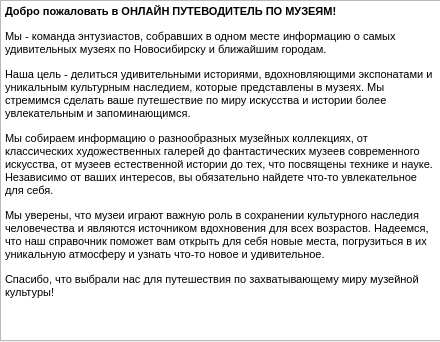
<?xml version="1.0" encoding="UTF-8"?>
<ui version="4.0">
 <class>About_us</class>
 <widget class="QWidget" name="About_us">
  <property name="geometry">
   <rect>
    <x>0</x>
    <y>0</y>
    <width>440</width>
    <height>342</height>
   </rect>
  </property>
  <property name="windowTitle">
   <string>О нас</string>
  </property>
  <widget class="QTextEdit" name="textEdit">
   <property name="geometry">
    <rect>
     <x>0</x>
     <y>0</y>
     <width>441</width>
     <height>341</height>
    </rect>
   </property>
   <property name="html">
    <string>&lt;!DOCTYPE HTML PUBLIC &quot;-//W3C//DTD HTML 4.0//EN&quot; &quot;http://www.w3.org/TR/REC-html40/strict.dtd&quot;&gt;
&lt;html&gt;&lt;head&gt;&lt;meta name=&quot;qrichtext&quot; content=&quot;1&quot; /&gt;&lt;style type=&quot;text/css&quot;&gt;
p, li { white-space: pre-wrap; }
&lt;/style&gt;&lt;/head&gt;&lt;body style=&quot; font-family:'MS Shell Dlg 2'; font-size:8.25pt; font-weight:400; font-style:normal;&quot;&gt;
&lt;p style=&quot; margin-top:12px; margin-bottom:12px; margin-left:0px; margin-right:0px; -qt-block-indent:0; text-indent:0px;&quot;&gt;&lt;span style=&quot; font-size:8pt; font-weight:600;&quot;&gt;Добро пожаловать в ОНЛАЙН ПУТЕВОДИТЕЛЬ ПО МУЗЕЯМ!&lt;/span&gt;&lt;/p&gt;
&lt;p style=&quot; margin-top:12px; margin-bottom:12px; margin-left:0px; margin-right:0px; -qt-block-indent:0; text-indent:0px;&quot;&gt;&lt;span style=&quot; font-size:8pt;&quot;&gt;Мы - команда энтузиастов, собравших в одном месте информацию о самых удивительных музеях по Новосибирску и ближайшим городам.&lt;/span&gt;&lt;/p&gt;
&lt;p style=&quot; margin-top:12px; margin-bottom:12px; margin-left:0px; margin-right:0px; -qt-block-indent:0; text-indent:0px;&quot;&gt;&lt;span style=&quot; font-size:8pt;&quot;&gt;Наша цель - делиться удивительными историями, вдохновляющими экспонатами и уникальным культурным наследием, которые представлены в музеях. Мы стремимся сделать ваше путешествие по миру искусства и истории более увлекательным и запоминающимся.&lt;/span&gt;&lt;/p&gt;
&lt;p style=&quot; margin-top:12px; margin-bottom:12px; margin-left:0px; margin-right:0px; -qt-block-indent:0; text-indent:0px;&quot;&gt;&lt;span style=&quot; font-size:8pt;&quot;&gt;Мы собираем информацию о разнообразных музейных коллекциях, от классических художественных галерей до фантастических музеев современного искусства, от музеев естественной истории до тех, что посвящены технике и науке. Независимо от ваших интересов, вы обязательно найдете что-то увлекательное для себя.&lt;/span&gt;&lt;/p&gt;
&lt;p style=&quot; margin-top:12px; margin-bottom:12px; margin-left:0px; margin-right:0px; -qt-block-indent:0; text-indent:0px;&quot;&gt;&lt;span style=&quot; font-size:8pt;&quot;&gt;Мы уверены, что музеи играют важную роль в сохранении культурного наследия человечества и являются источником вдохновения для всех возрастов. Надеемся, что наш справочник поможет вам открыть для себя новые места, погрузиться в их уникальную атмосферу и узнать что-то новое и удивительное.&lt;/span&gt;&lt;/p&gt;
&lt;p style=&quot; margin-top:12px; margin-bottom:12px; margin-left:0px; margin-right:0px; -qt-block-indent:0; text-indent:0px;&quot;&gt;&lt;span style=&quot; font-size:8pt;&quot;&gt;Спасибо, что выбрали нас для путешествия по захватывающему миру музейной культуры!&lt;/span&gt;&lt;/p&gt;&lt;/body&gt;&lt;/html&gt;</string>
   </property>
  </widget>
 </widget>
 <resources/>
 <connections/>
</ui>
